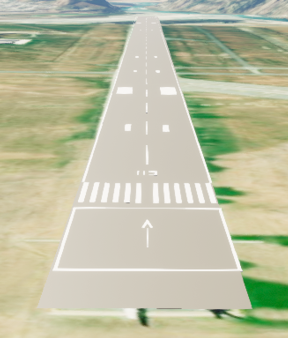
#> input picture images/4.png, 288 x 338 px, found by its file name
$ jupyter execute threshold_detection.ipynb
#> lines starting #> are read from the running program, lines starting #| are printed output that depends on the picture; after the words box and inside, x2 and y2 are one past the last pixel; in counts of white or black regions, pixels touching at a corner belong together
[cell 1]
import cv2
import numpy as np
import matplotlib.pyplot as plt

# Read the image
image = cv2.imread('images/4.png')
#> image is the input picture: shape (338, 288, 3); mean B, G, R 163.9, 191.6, 189.5

# Convert the image to grayscale
gray = cv2.cvtColor(image, cv2.COLOR_BGR2GRAY)
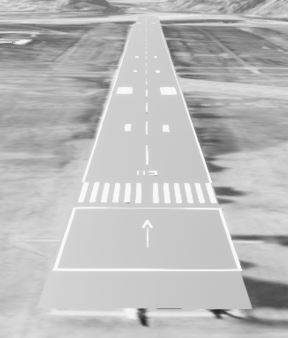
#> gray: shape (338, 288); min 32, max 253, mean 187.8

# Threshold the image to get binary image
ret, thresh = cv2.threshold(gray, 220, 255, 0)
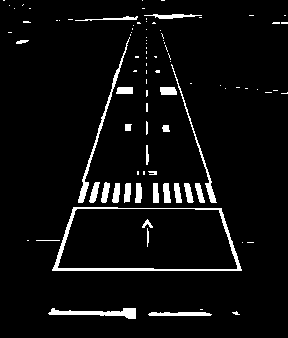
#> thresh: shape (338, 288); 5.1% white; 93 white regions (65 under 20 px)

plt.imshow(thresh, cmap='gray')

# Find contours in the binary image
contours, _ = cv2.findContours(thresh, cv2.RETR_EXTERNAL, cv2.CHAIN_APPROX_SIMPLE)
#> contours = 91 contours, 68 with area under 20; largest, box (x1, y1, x2, y2) and area: (52, 207, 242, 271) 10465, (48, 308, 136, 319) 366, (78, 37, 130, 203) 342, (171, 64, 217, 203) 199, (148, 312, 212, 316) 164

# Draw blue contours on the original image
cv2.drawContours(image, contours, -1, (255, 0, 0), 2)
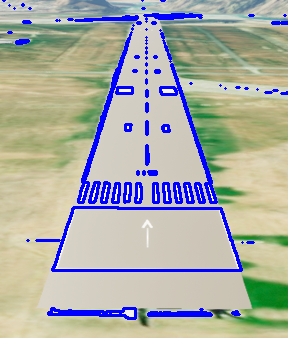
#> image: shape (338, 288, 3); 7.98% of pixels changed, all inside (x1, y1, x2, y2) = (2, 0, 288, 320)

# Create an empty image for convex hulls
convex_hulls_image = np.zeros_like(image)

# Create an empty image for rotated rectangles
rotated_rectangles_image = np.zeros_like(image)

# Create an empty image for centroids
centroids_image = np.zeros_like(image)

# Process each contour
for contour in contours:
    # Get the convex hull of the contour
    hull = cv2.convexHull(contour)

    # Draw the convex hull in cyan
    cv2.drawContours(convex_hulls_image, [hull], -1, (255, 255, 0), 2)

    # Get the rotated rectangle that best fits the contour
    rect = cv2.minAreaRect(contour)
    box = cv2.boxPoints(rect)
    box = np.int0(box)

    # Draw the rotated rectangle in white
    cv2.drawContours(rotated_rectangles_image, [box], 0, (255, 255, 255), 2)

    # Calculate the centroid of the rectangle
    centroid_x = int(rect[0][0])
    centroid_y = int(rect[0][1])

    # Draw the centroid in red
    cv2.circle(centroids_image, (centroid_x, centroid_y), 5, (0, 0, 255), -1)
#> this loop made 91 passes
#> (rect, box, centroid_x, centroid_y) on passes 1 to 6: (((179.5, 313.5), (3, 63), -90), [[211, 314], [148, 314], [148, 311], [211, 311]], 179, 313), (((235.5, 312.5), (3, 7), -90), [[239, 314], [232, 314], [232, 311], [239, 311]], 235, 312), (((201, 309), (0, 2), -90), [[202, 309], [200, 309], [200, 309], [202, 309]], 201, 309), (((91.5, 313), (10, 87), -90), [[135, 318], [48, 318], [48, 308], [135, 308]], 91, 313), (((250, 242), (0, 6), -90), [[253, 242], [247, 242], [247, 242], [253, 242]], 250, 242), (((242, 242), (0, 0), -90), [[242, 242], [242, 242], [242, 242], [242, 242]], 242, 242)
#> (contour, hull, rect, box, centroid_x, centroid_y) on passes 21, 22, 26: ([[143, 171], [143, 174], [144, 174], [144, 171]], [[144, 171], [144, 174], [143, 174], [143, 171]], ((143.5, 172.5), (3, 1), -90), [[144, 174], [143, 174], [143, 171], [144, 171]], 143, 172), ([[137, 171], [137, 174], [138, 174], [138, 171]], [[138, 171], [138, 174], [137, 174], [137, 171]], ((137.5, 172.5), (3, 1), -90), [[138, 174], [137, 174], [137, 171], [138, 171]], 137, 172), ([[146, 121], [146, 134], [147, 133], [147, 122]], [[147, 122], [147, 133], [146, 134], [146, 121]], ((146.5, 127.5), (13, 1), -90), [[147, 134], [146, 134], [146, 121], [147, 121]], 146, 127)
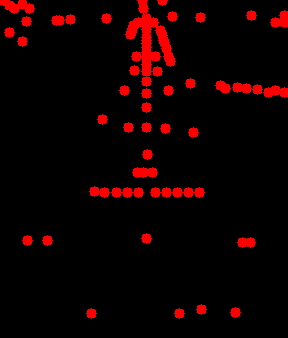
#> centroids_image: shape (338, 288, 3); mean of channels 0, 1, 2 0, 0, 16.6; drawn as B, G, R
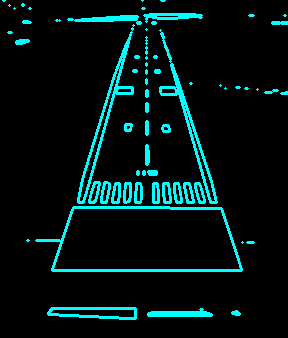
#> convex_hulls_image: shape (338, 288, 3); mean of channels 0, 1, 2 20.3, 20.3, 0; drawn as B, G, R
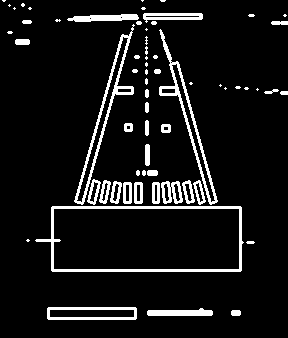
#> rotated_rectangles_image: shape (338, 288, 3); 8.4% white; 64 white regions (27 under 20 px), largest, box (x1, y1, x2, y2) and area: (35, 206, 244, 272) 1571, (74, 24, 135, 205) 1156, (159, 29, 218, 205) 1089

# Display the images
# Display the images using matplotlib's pyplot
plt.figure(figsize=(10, 10))

plt.subplot(221)
plt.title('Contours')
plt.imshow(cv2.cvtColor(image, cv2.COLOR_BGR2RGB))
plt.axis('off')

plt.subplot(222)
plt.title('Convex Hulls')
plt.imshow(cv2.cvtColor(convex_hulls_image, cv2.COLOR_BGR2RGB))
plt.axis('off')

plt.subplot(223)
plt.title('Rotated Rectangles')
plt.imshow(cv2.cvtColor(rotated_rectangles_image, cv2.COLOR_BGR2RGB))
plt.axis('off')

plt.subplot(224)
plt.title('Centroids')
plt.imshow(cv2.cvtColor(centroids_image, cv2.COLOR_BGR2RGB))
plt.axis('off')

plt.tight_layout()
plt.show()
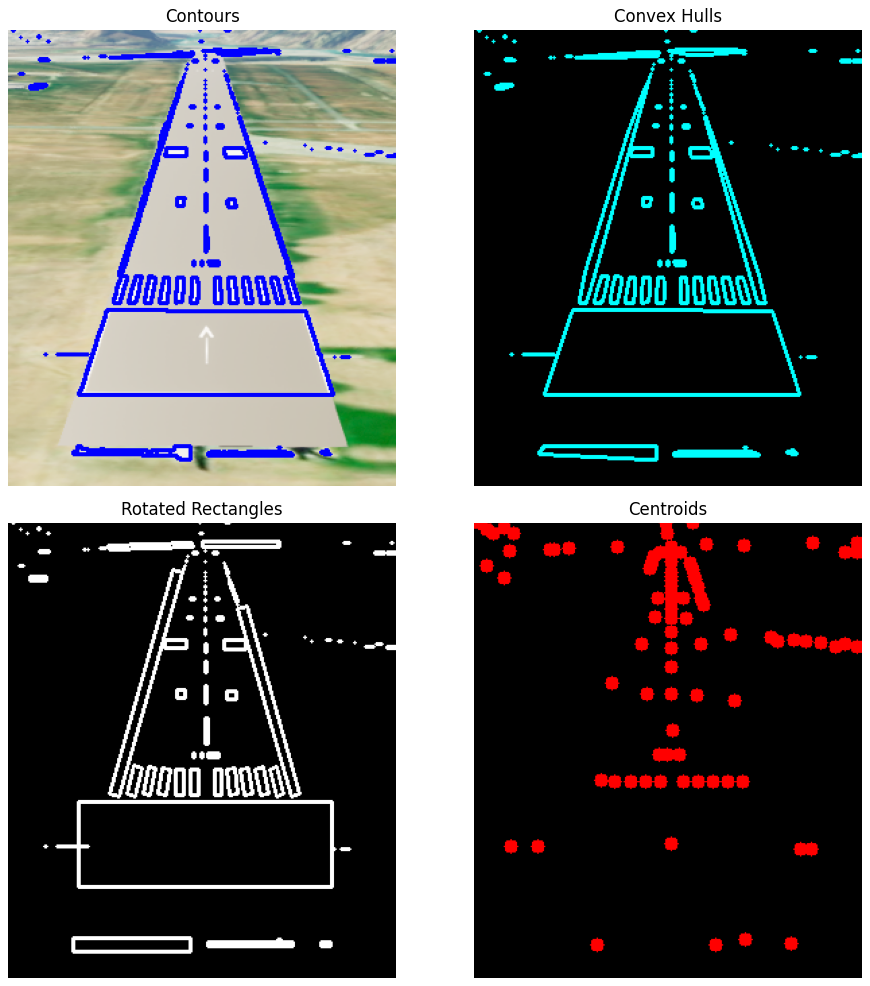
#> figure drawn by matplotlib, 4 panels

$ run again, with images/1.png copied over images/4.png
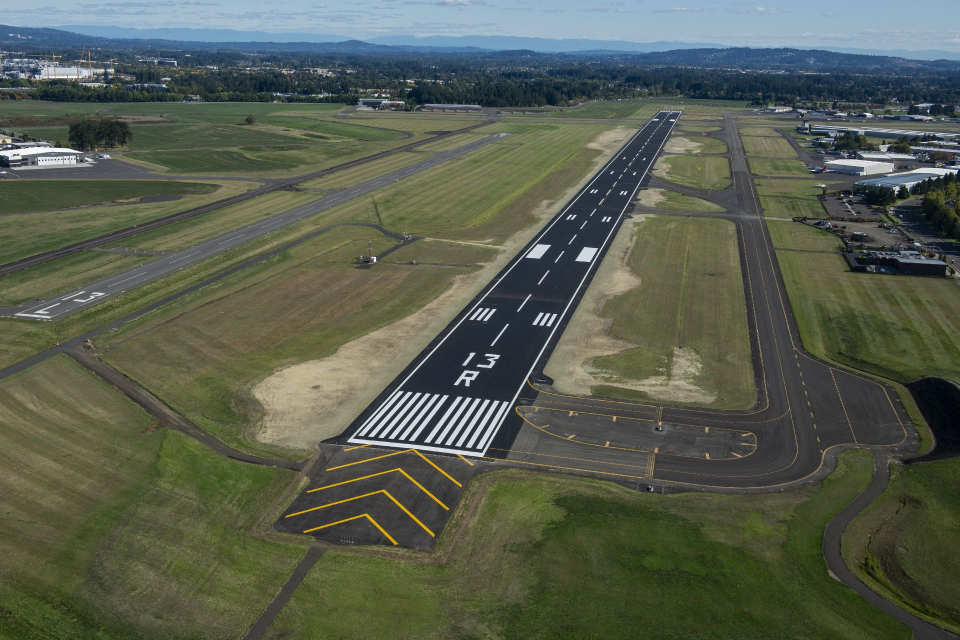
#> input picture images/1.png, 1920 x 1280 px, found by its file name (shown at 1/2 size)
#> image is the input picture: shape (1280, 1920, 3); mean B, G, R 78.8, 93.1, 86.6
#> `ret, thresh = cv2.threshold(gray, 220, 255, 0)`:
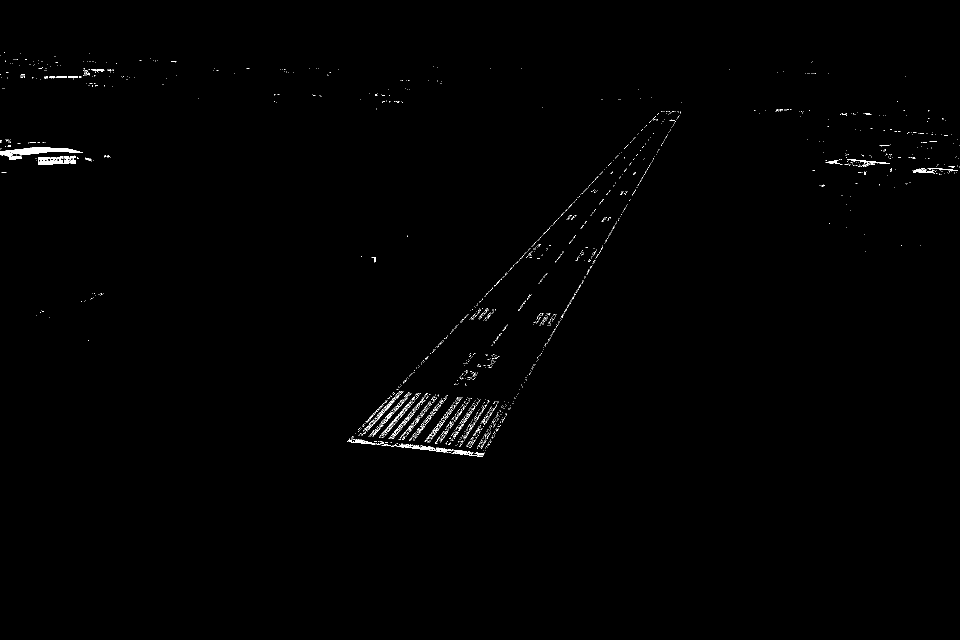
#> thresh: shape (1280, 1920) (shown at 1/2 size); 0.45% white in thin lines or dots, all inside (x1, y1, x2, y2) = (0, 104, 1920, 914)
#> contours = 1966 contours, 1943 with area under 20; largest, box (x1, y1, x2, y2) and area: (0, 294, 166, 320) 1434, (76, 314, 114, 330) 479, (793, 887, 907, 905) 386, (694, 877, 753, 889) 162, (903, 900, 969, 912) 156
#> image: shape (1280, 1920, 3); 1.29% of pixels changed, all inside (x1, y1, x2, y2) = (0, 103, 1920, 915)
#> the loop `for contour in contours:` made 1966 passes
#> (rect, box, centroid_x, centroid_y) on passes 1, 2, 4: (((960, 912), (2, 12), -90), [[966, 913], [954, 913], [954, 911], [966, 911]], 960, 912), (((969, 905), (0, 0), -90), [[969, 905], [969, 905], [969, 905], [969, 905]], 969, 905), (((971, 901), (0, 0), -90), [[971, 901], [971, 901], [971, 901], [971, 901]], 971, 901)
#> `plt.show()`:
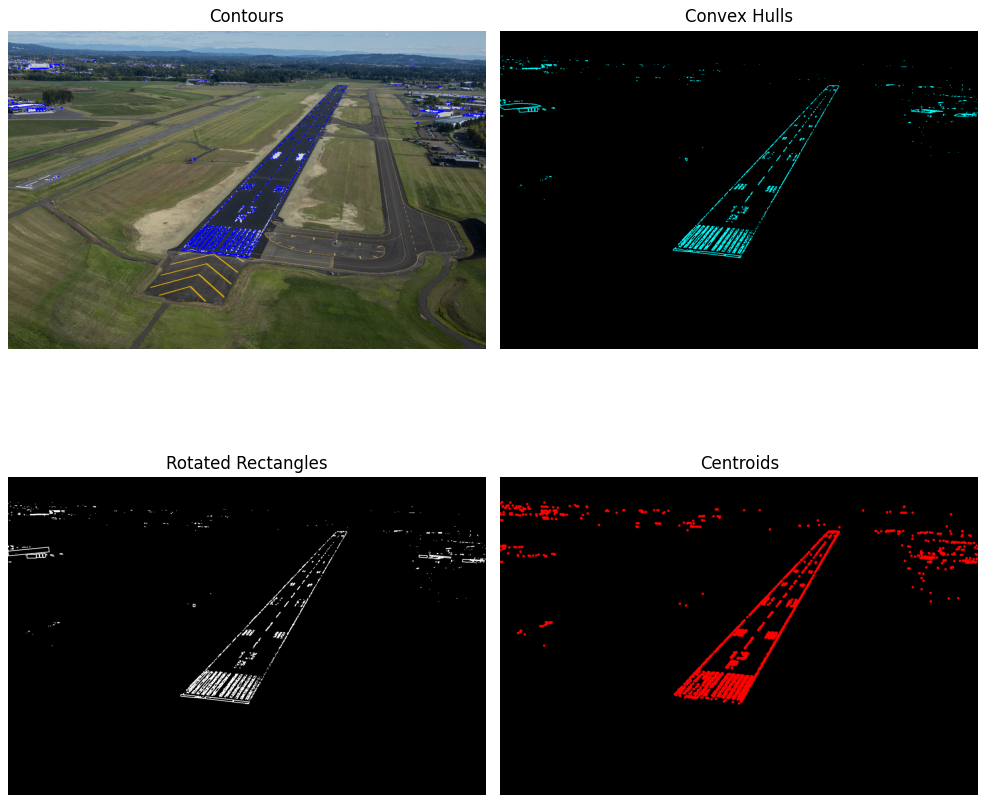
#> figure drawn by matplotlib, 4 panels

$ run again, with images/2.png copied over images/4.png
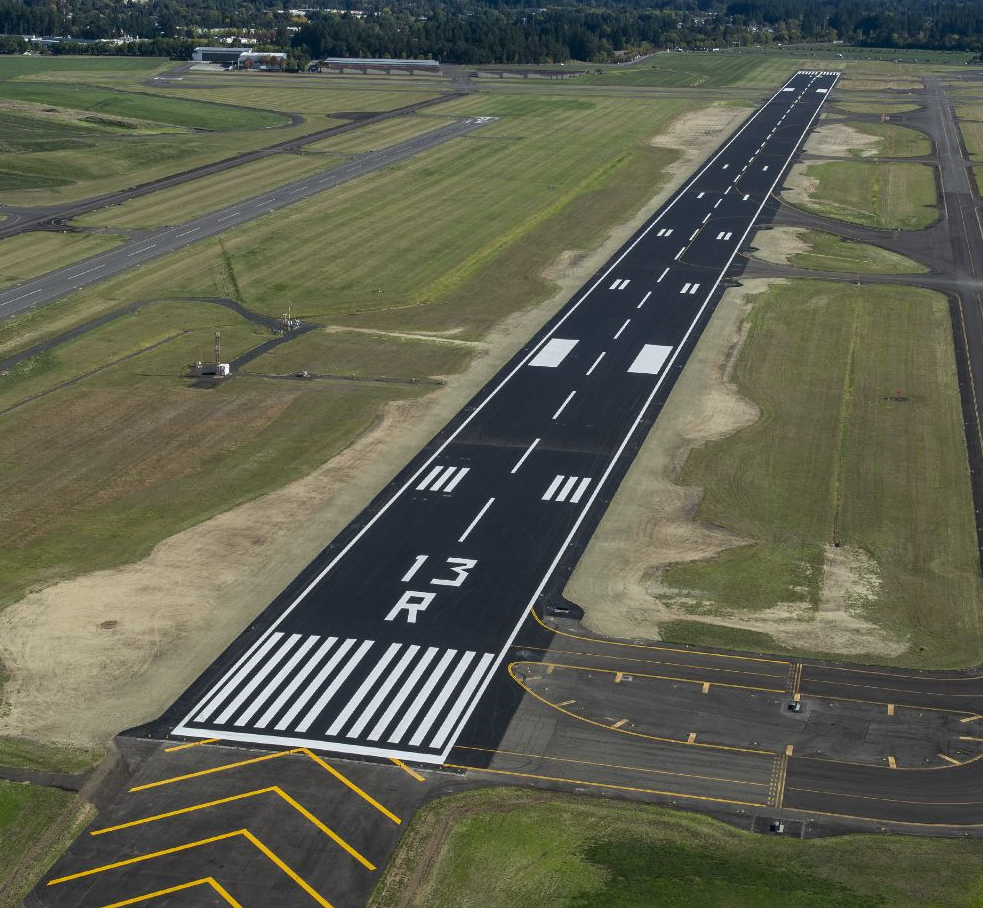
#> input picture images/2.png, 983 x 908 px, found by its file name
#> image is the input picture: shape (908, 983, 3); mean B, G, R 79.9, 95.6, 93.9
#> `ret, thresh = cv2.threshold(gray, 220, 255, 0)`:
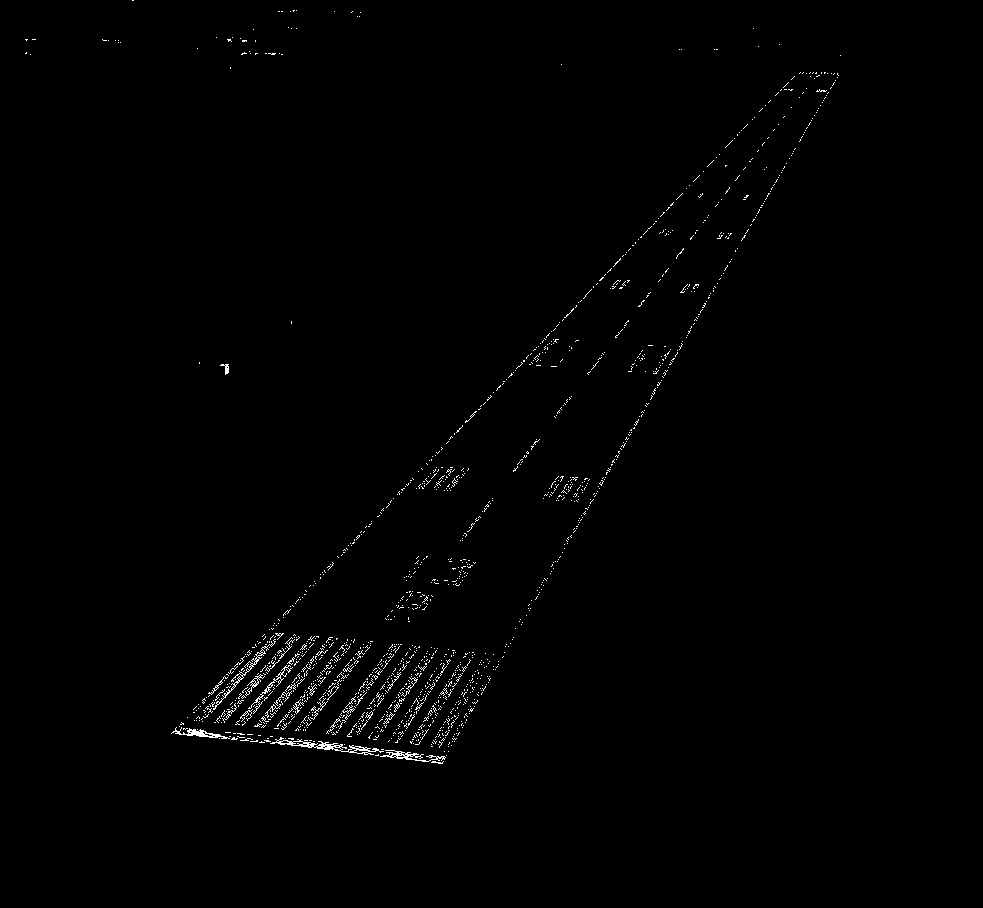
#> thresh: shape (908, 983); 0.75% white in thin lines or dots, all inside (x1, y1, x2, y2) = (25, 0, 841, 764)
#> contours = 1531 contours, 1522 with area under 20; largest, box (x1, y1, x2, y2) and area: (270, 737, 384, 755) 386, (171, 727, 230, 739) 162, (380, 750, 446, 762) 156, (213, 639, 276, 710) 138, (248, 665, 293, 714) 80
#> image: shape (908, 983, 3); 2.68% of pixels changed, all inside (x1, y1, x2, y2) = (24, 0, 842, 765)
#> the loop `for contour in contours:` made 1531 passes
#> (rect, box, centroid_x, centroid_y) on passes 1, 2, 4: (((437, 762), (2, 12), -90), [[443, 763], [431, 763], [431, 761], [443, 761]], 437, 762), (((446, 755), (0, 0), -90), [[446, 755], [446, 755], [446, 755], [446, 755]], 446, 755), (((448, 751), (0, 0), -90), [[448, 751], [448, 751], [448, 751], [448, 751]], 448, 751)
#> `plt.show()`:
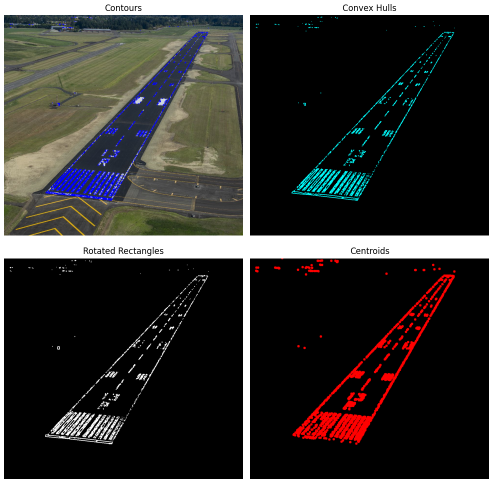
#> figure drawn by matplotlib, 4 panels
